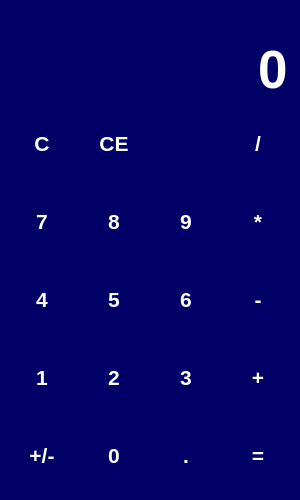
<?xml version="1.0" encoding="UTF-8"?>
<ui version="4.0">
 <class>MainWindow</class>
 <widget class="QMainWindow" name="MainWindow">
  <property name="geometry">
   <rect>
    <x>0</x>
    <y>0</y>
    <width>300</width>
    <height>500</height>
   </rect>
  </property>
  <property name="minimumSize">
   <size>
    <width>300</width>
    <height>500</height>
   </size>
  </property>
  <property name="windowTitle">
   <string>Простой калькулятор</string>
  </property>
  <property name="windowIcon">
   <iconset resource="files.qrc">
    <normaloff>:/icons/C:/Users/kat15/PycharmProjects/simple_calc/icon/calculate_black_24dp.svg</normaloff>:/icons/C:/Users/kat15/PycharmProjects/simple_calc/icon/calculate_black_24dp.svg</iconset>
  </property>
  <property name="styleSheet">
   <string notr="true">QWidget {
color: white;
background-color: #000066;
font-size: 16pt;
font-weight: 600;
}
QPushButton {
background-color: transparent;
border: none;
}
QPushButton:hover {
background-color: #9999FF;
}
QPushButton:pressed {
background-color: #99CCFF;
}</string>
  </property>
  <property name="tabShape">
   <enum>QTabWidget::Triangular</enum>
  </property>
  <widget class="QWidget" name="centralwidget">
   <layout class="QVBoxLayout" name="verticalLayout">
    <item>
     <widget class="QLabel" name="lbl_temp">
      <property name="sizePolicy">
       <sizepolicy hsizetype="Preferred" vsizetype="Maximum">
        <horstretch>0</horstretch>
        <verstretch>0</verstretch>
       </sizepolicy>
      </property>
      <property name="font">
       <font>
        <pointsize>16</pointsize>
        <weight>75</weight>
        <bold>true</bold>
       </font>
      </property>
      <property name="styleSheet">
       <string notr="true">color: #99CCFF;</string>
      </property>
      <property name="text">
       <string/>
      </property>
      <property name="alignment">
       <set>Qt::AlignRight|Qt::AlignTrailing|Qt::AlignVCenter</set>
      </property>
     </widget>
    </item>
    <item>
     <widget class="QLineEdit" name="le_entry">
      <property name="sizePolicy">
       <sizepolicy hsizetype="Expanding" vsizetype="Maximum">
        <horstretch>0</horstretch>
        <verstretch>0</verstretch>
       </sizepolicy>
      </property>
      <property name="font">
       <font>
        <pointsize>40</pointsize>
        <weight>75</weight>
        <bold>true</bold>
       </font>
      </property>
      <property name="styleSheet">
       <string notr="true">border: none;
font-size: 40pt;</string>
      </property>
      <property name="text">
       <string>0</string>
      </property>
      <property name="maxLength">
       <number>16</number>
      </property>
      <property name="alignment">
       <set>Qt::AlignRight|Qt::AlignTrailing|Qt::AlignVCenter</set>
      </property>
      <property name="readOnly">
       <bool>true</bool>
      </property>
     </widget>
    </item>
    <item>
     <layout class="QGridLayout" name="gridLayout" columnminimumwidth="0,0,0,0">
      <item row="1" column="1">
       <widget class="QPushButton" name="btn_8">
        <property name="sizePolicy">
         <sizepolicy hsizetype="Minimum" vsizetype="Expanding">
          <horstretch>0</horstretch>
          <verstretch>0</verstretch>
         </sizepolicy>
        </property>
        <property name="text">
         <string>8</string>
        </property>
        <property name="shortcut">
         <string>8</string>
        </property>
       </widget>
      </item>
      <item row="4" column="0">
       <widget class="QPushButton" name="btn_neg">
        <property name="sizePolicy">
         <sizepolicy hsizetype="Minimum" vsizetype="Expanding">
          <horstretch>0</horstretch>
          <verstretch>0</verstretch>
         </sizepolicy>
        </property>
        <property name="text">
         <string>+/-</string>
        </property>
       </widget>
      </item>
      <item row="0" column="2">
       <widget class="QPushButton" name="btn_backspace">
        <property name="sizePolicy">
         <sizepolicy hsizetype="Minimum" vsizetype="Expanding">
          <horstretch>0</horstretch>
          <verstretch>0</verstretch>
         </sizepolicy>
        </property>
        <property name="text">
         <string/>
        </property>
        <property name="icon">
         <iconset resource="files.qrc">
          <normaloff>:/icons/C:/Users/kat15/PycharmProjects/simple_calc/icon/backspace_white_24dp.svg</normaloff>:/icons/C:/Users/kat15/PycharmProjects/simple_calc/icon/backspace_white_24dp.svg</iconset>
        </property>
        <property name="iconSize">
         <size>
          <width>24</width>
          <height>24</height>
         </size>
        </property>
        <property name="shortcut">
         <string>Backspace</string>
        </property>
       </widget>
      </item>
      <item row="2" column="1">
       <widget class="QPushButton" name="btn_5">
        <property name="sizePolicy">
         <sizepolicy hsizetype="Minimum" vsizetype="Expanding">
          <horstretch>0</horstretch>
          <verstretch>0</verstretch>
         </sizepolicy>
        </property>
        <property name="text">
         <string>5</string>
        </property>
        <property name="shortcut">
         <string>5</string>
        </property>
       </widget>
      </item>
      <item row="3" column="1">
       <widget class="QPushButton" name="btn_2">
        <property name="sizePolicy">
         <sizepolicy hsizetype="Minimum" vsizetype="Expanding">
          <horstretch>0</horstretch>
          <verstretch>0</verstretch>
         </sizepolicy>
        </property>
        <property name="text">
         <string>2</string>
        </property>
        <property name="shortcut">
         <string>2</string>
        </property>
       </widget>
      </item>
      <item row="0" column="1">
       <widget class="QPushButton" name="btn_ce">
        <property name="sizePolicy">
         <sizepolicy hsizetype="Minimum" vsizetype="Expanding">
          <horstretch>0</horstretch>
          <verstretch>0</verstretch>
         </sizepolicy>
        </property>
        <property name="text">
         <string>CE</string>
        </property>
       </widget>
      </item>
      <item row="4" column="1">
       <widget class="QPushButton" name="btn_0">
        <property name="sizePolicy">
         <sizepolicy hsizetype="Minimum" vsizetype="Expanding">
          <horstretch>0</horstretch>
          <verstretch>0</verstretch>
         </sizepolicy>
        </property>
        <property name="text">
         <string>0</string>
        </property>
        <property name="shortcut">
         <string>0</string>
        </property>
       </widget>
      </item>
      <item row="0" column="0">
       <widget class="QPushButton" name="btn_clear">
        <property name="sizePolicy">
         <sizepolicy hsizetype="Minimum" vsizetype="Expanding">
          <horstretch>0</horstretch>
          <verstretch>0</verstretch>
         </sizepolicy>
        </property>
        <property name="text">
         <string>C</string>
        </property>
       </widget>
      </item>
      <item row="1" column="0">
       <widget class="QPushButton" name="btn_7">
        <property name="sizePolicy">
         <sizepolicy hsizetype="Minimum" vsizetype="Expanding">
          <horstretch>0</horstretch>
          <verstretch>0</verstretch>
         </sizepolicy>
        </property>
        <property name="text">
         <string>7</string>
        </property>
        <property name="shortcut">
         <string>7</string>
        </property>
       </widget>
      </item>
      <item row="3" column="0">
       <widget class="QPushButton" name="btn_1">
        <property name="sizePolicy">
         <sizepolicy hsizetype="Minimum" vsizetype="Expanding">
          <horstretch>0</horstretch>
          <verstretch>0</verstretch>
         </sizepolicy>
        </property>
        <property name="text">
         <string>1</string>
        </property>
        <property name="shortcut">
         <string>1</string>
        </property>
       </widget>
      </item>
      <item row="2" column="0">
       <widget class="QPushButton" name="btn_4">
        <property name="sizePolicy">
         <sizepolicy hsizetype="Minimum" vsizetype="Expanding">
          <horstretch>0</horstretch>
          <verstretch>0</verstretch>
         </sizepolicy>
        </property>
        <property name="text">
         <string>4</string>
        </property>
        <property name="shortcut">
         <string>4</string>
        </property>
       </widget>
      </item>
      <item row="0" column="3">
       <widget class="QPushButton" name="btn_div">
        <property name="sizePolicy">
         <sizepolicy hsizetype="Minimum" vsizetype="Expanding">
          <horstretch>0</horstretch>
          <verstretch>0</verstretch>
         </sizepolicy>
        </property>
        <property name="text">
         <string>/</string>
        </property>
        <property name="shortcut">
         <string>/</string>
        </property>
       </widget>
      </item>
      <item row="1" column="3">
       <widget class="QPushButton" name="btn_mul">
        <property name="sizePolicy">
         <sizepolicy hsizetype="Minimum" vsizetype="Expanding">
          <horstretch>0</horstretch>
          <verstretch>0</verstretch>
         </sizepolicy>
        </property>
        <property name="text">
         <string>*</string>
        </property>
        <property name="shortcut">
         <string>*</string>
        </property>
       </widget>
      </item>
      <item row="2" column="3">
       <widget class="QPushButton" name="btn_sub">
        <property name="sizePolicy">
         <sizepolicy hsizetype="Minimum" vsizetype="Expanding">
          <horstretch>0</horstretch>
          <verstretch>0</verstretch>
         </sizepolicy>
        </property>
        <property name="text">
         <string>-</string>
        </property>
        <property name="shortcut">
         <string>-</string>
        </property>
       </widget>
      </item>
      <item row="3" column="3">
       <widget class="QPushButton" name="btn_add">
        <property name="sizePolicy">
         <sizepolicy hsizetype="Minimum" vsizetype="Expanding">
          <horstretch>0</horstretch>
          <verstretch>0</verstretch>
         </sizepolicy>
        </property>
        <property name="text">
         <string>+</string>
        </property>
        <property name="shortcut">
         <string>+</string>
        </property>
       </widget>
      </item>
      <item row="4" column="3">
       <widget class="QPushButton" name="btn_eq">
        <property name="sizePolicy">
         <sizepolicy hsizetype="Minimum" vsizetype="Expanding">
          <horstretch>0</horstretch>
          <verstretch>0</verstretch>
         </sizepolicy>
        </property>
        <property name="text">
         <string>=</string>
        </property>
        <property name="shortcut">
         <string>=</string>
        </property>
       </widget>
      </item>
      <item row="4" column="2">
       <widget class="QPushButton" name="btn_point">
        <property name="sizePolicy">
         <sizepolicy hsizetype="Minimum" vsizetype="Expanding">
          <horstretch>0</horstretch>
          <verstretch>0</verstretch>
         </sizepolicy>
        </property>
        <property name="text">
         <string>.</string>
        </property>
        <property name="shortcut">
         <string>.</string>
        </property>
       </widget>
      </item>
      <item row="3" column="2">
       <widget class="QPushButton" name="btn_3">
        <property name="sizePolicy">
         <sizepolicy hsizetype="Minimum" vsizetype="Expanding">
          <horstretch>0</horstretch>
          <verstretch>0</verstretch>
         </sizepolicy>
        </property>
        <property name="text">
         <string>3</string>
        </property>
        <property name="shortcut">
         <string>3</string>
        </property>
       </widget>
      </item>
      <item row="2" column="2">
       <widget class="QPushButton" name="btn_6">
        <property name="sizePolicy">
         <sizepolicy hsizetype="Minimum" vsizetype="Expanding">
          <horstretch>0</horstretch>
          <verstretch>0</verstretch>
         </sizepolicy>
        </property>
        <property name="text">
         <string>6</string>
        </property>
        <property name="shortcut">
         <string>6</string>
        </property>
       </widget>
      </item>
      <item row="1" column="2">
       <widget class="QPushButton" name="btn_9">
        <property name="sizePolicy">
         <sizepolicy hsizetype="Minimum" vsizetype="Expanding">
          <horstretch>0</horstretch>
          <verstretch>0</verstretch>
         </sizepolicy>
        </property>
        <property name="text">
         <string>9</string>
        </property>
        <property name="shortcut">
         <string>9</string>
        </property>
       </widget>
      </item>
     </layout>
    </item>
   </layout>
  </widget>
 </widget>
 <resources>
  <include location="files.qrc"/>
 </resources>
 <connections/>
</ui>
